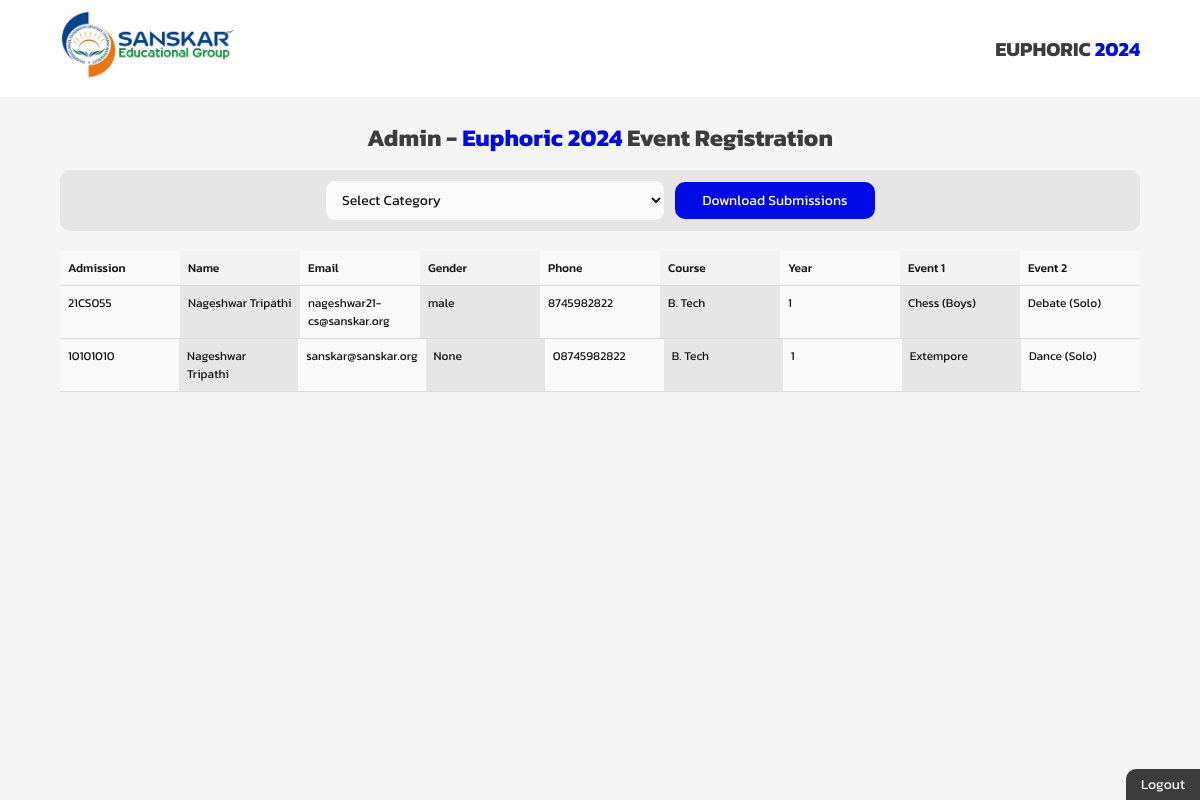
The page /master/ (signed in) on the database as committed earlier.
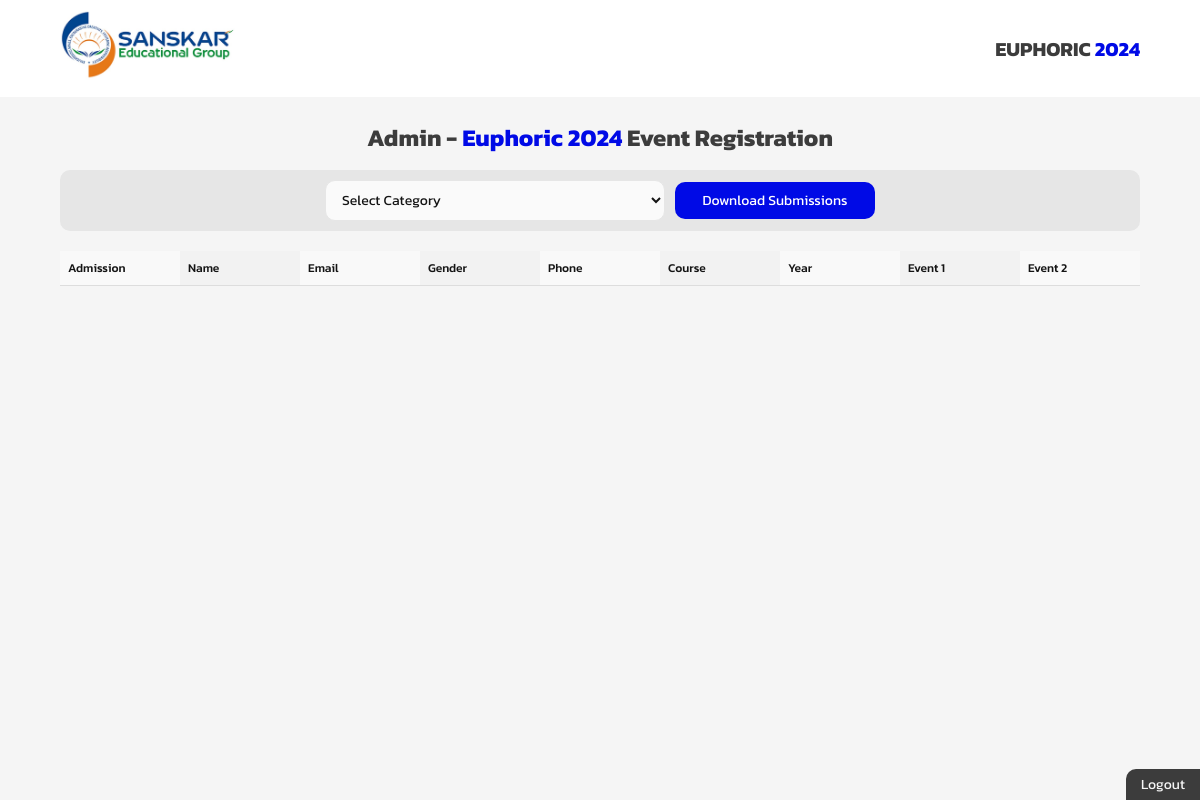
The same page on the database as committed later.
### main/models.py (models this page shows, shortened)
class FormData(models.Model):
    admission = models.CharField(max_length=15)
    name = models.CharField(max_length=100)
    email = models.EmailField(max_length=100)
    gender = models.CharField(max_length=15, blank=True, null=True)
    phone = models.CharField(max_length=15)
    course = models.ForeignKey(Course, on_delete=models.SET_NULL, null=True)
    branch = models.CharField(max_length=50, blank=True, null=True)
    year = models.IntegerField()
    event_1 = models.ForeignKey(
        Event, on_delete=models.SET_NULL, null=True, related_name="event_1")
    event_2 = models.ForeignKey(
        Event, on_delete=models.SET_NULL, null=True, blank=True, related_name="event_2")

class Course(models.Model):
    name = models.CharField(max_length=100, unique=True)
    year = models.IntegerField()
    def __str__(self):
        return self.name

class Event(models.Model):
    name = models.CharField(max_length=100, unique=True)
    category = models.ForeignKey(
        EventCategory, on_delete=models.SET_NULL, null=True)
    def __str__(self):
        return self.name

### main/views.py (the view)
# urls.py: path('master/', views.master, name='master'),
def master(request):
    if request.session.has_key('username'):
        submissions = FormData.objects.all()
        category = EventCategory.objects.all()
        courses = Course.objects.all()
        data = {
            'submissions': submissions,
            'categories': category,
            'courses': courses
        }
        return render(request, 'main/master.html', data)
    else:
        return redirect('/master-login/')

### main/templates/main/master.html (shortened to what this page needs)
{% extends "main/base.html" %}
{% load static %}
{% block body %}
{% include 'main/topbar.html' %}
<section class="container">
    <h1 class="container-head">Admin - <span>Euphoric 2024</span> Event Registration</h1>
    <form action="/download-report/" method="post" class="download-report-form">
        <select name="category" id="event" required>
            <option selected disabled>Select Category</option>
        </select>
        <button type="submit">Download Submissions</button>
    </form>
    <div class="submission-table">
        <div class="table-row header">
            <div class="table-cell">Admission</div>
            <div class="table-cell">Name</div>
            <div class="table-cell">Email</div>
            <div class="table-cell">Gender</div>
            <div class="table-cell">Phone</div>
            <div class="table-cell">Course</div>
            <div class="table-cell">Year</div>
            <div class="table-cell">Event 1</div>
            <div class="table-cell">Event 2</div>
        </div>
        {% for data in submissions %}
        <div class="table-row">
            <div class="table-cell">{{ data.admission }}</div>
            <div class="table-cell">{{ data.name }}</div>
            <div class="table-cell">{{ data.email }}</div>
            <div class="table-cell">{{ data.gender }}</div>
            <div class="table-cell">{{ data.phone }}</div>
            <div class="table-cell">{{ data.course }}</div>
            <div class="table-cell">{{ data.year }}</div>
            <div class="table-cell">{{ data.event_1 }}</div>
            <div class="table-cell">{{ data.event_2 }}</div>
        </div>
        {% endfor %}
    </div>
    <a href="/logout/" class="logout-btn">Logout</a>
</section>
{% endblock body %}

### main/templates/main/base.html (shortened to what this page needs)
{% load static %}
<!DOCTYPE html>
<html lang="en">
<head>
    <link
    href="https://cdn.jsdelivr.net/npm/remixicon@4.1.0/fonts/remixicon.css"
    rel="stylesheet"
/>
    <link rel="stylesheet" href="{% static 'main/css/global.css' %}">
    <link rel="stylesheet" href="{% static 'main/css/topbar.css' %}">
    <link rel="stylesheet" href="{% static 'main/css/master.css' %}">
</head>
<body>
    {% block body %}{% endblock body %}
</body>
</html>

### main/templates/main/topbar.html
{% load static %}
<nav class="navbar">
    <a href="/">
        <img class="nav-logo" src="{% static 'main/images/logo.jpg' %}" alt="Sanskar Logo">
    </a>
    <h1 class="nav-head">EUPHORIC <span>2024</span></h1>
</nav>

### main/static/main/css/global.css (style rules this page uses)
* { padding: 0; margin: 0; box-sizing: border-box; transition: 0.3s ease-in-out; }
a { text-decoration: none; }
html { scroll-behavior: smooth; }
:root { --text: rgb(20, 20, 20); --bg: rgb(245, 245, 245); --text-dull: rgb(60, 60, 60); --bg-dull: rgb(230, 230, 230); --primary: rgb(0, 10, 230); --primary-dull: rgb(0, 59, 147); --shadow: rgb(230, 230, 230); }
body { font-family: "Poppins"; background: var(--bg); color: var(--text); color: var; }

### main/static/main/css/topbar.css (style rules this page uses)
.navbar { width: 100%; display: flex; align-items: center; justify-content: space-between; background: white; padding: 10px 60px; top: 0; position: fixed; z-index: 100; }
.nav-logo { height: 70px; -webkit-user-drag: none; }
.nav-head { font-size: 20px; color: var(--text-dull); font-family: "Kanit"; user-select: none; }
.nav-head span { color: var(--primary); }

### main/static/main/css/master.css (style rules this page uses)
.container { width: 90%; margin: auto; margin-top: 120px; padding-bottom: 80px; position: relative; }
.container-head { font-size: 24px; text-align: center; color: var(--text-dull); width: 600px; margin: auto; font-family: "Kanit"; }
.container-head span { color: var(--primary); }
.submission-table { background: var(--bg-dull); margin-top: 20px; font-size: 12px; font-family: "Kanit"; }
.submission-table { display: flex; flex-direction: column; }
.table-row { display: flex; flex-direction: row; border-bottom: 1px solid #ddd; }
.header { font-weight: 500; background-color: #f2f2f2; }
.table-cell { padding: 8px; flex: 1; }
.table-cell:nth-child(odd) { background-color: #f9f9f9; }
.download-report-form { width: 100%; display: flex; align-items: center; margin-top: 15px; background: var(--bg-dull); padding: 10px 12px; border-radius: 10px; justify-content: center; gap: 10px; }
.download-report-form select { width: 340px; padding: 8px 12px; font-size: 14px; font-weight: 400; font-family: "Kanit"; border: none; border-radius: 10px; background: rgb(250, 250, 250); color: var(--text); outline: none; border: 1px solid var(--bg-dull); }
.download-report-form button { width: 200px; font-family: "Kanit"; padding: 8px 12px; border-radius: 10px; background: var(--primary); border: none; font-size: 14px; color: white; cursor: pointer; }
.logout-btn { position: fixed; bottom: 0; right: 0; padding: 5px 15px; font-family: "Kanit"; font-size: 14px; background: var(--text-dull); color: var(--bg); border-radius: 10px 0px 0px 0px; }

Rows that differ between the two databases and show on the page:
removed FormData: admission "21CS055", name "Nageshwar Tripathi", email "nageshwar21-cs@sanskar.org", gender "male", phone "8745982822", course "B. Tech", year "1", event_1 "Chess (Boys)", event_2 "Debate (Solo)"
removed FormData: admission "10101010", name "Nageshwar Tripathi", email "sanskar@sanskar.org", gender "None", phone "08745982822", course "B. Tech", year "1", event_1 "Extempore", event_2 "Dance (Solo)"
